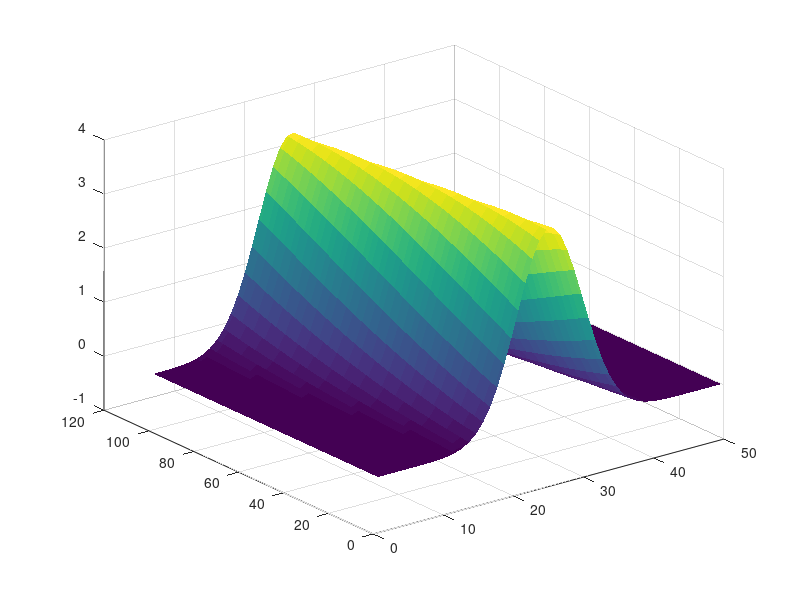
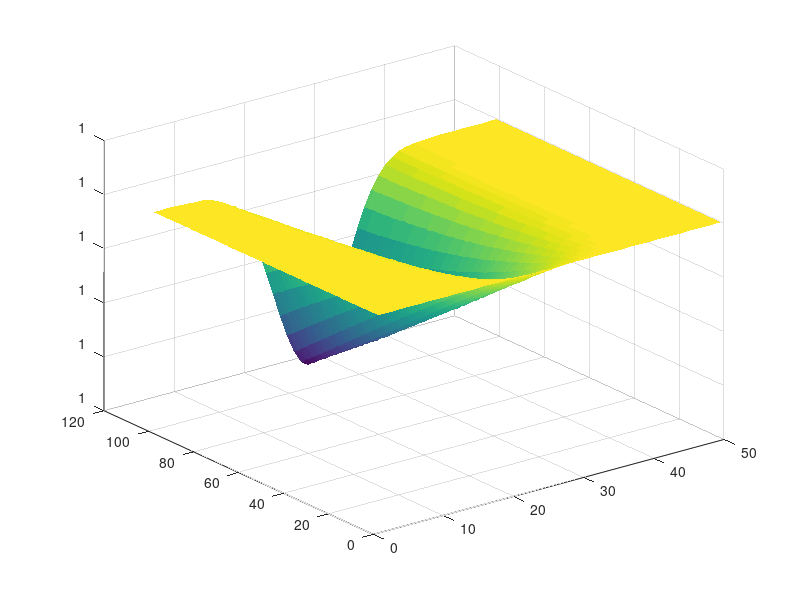

Write MATLAB code to recreate these figures, in order.


%A continuous model of the Keller-Segel system used within the hybrid 
%Model.

Dn = 1/10;
Ds = 0;
k2 = 10^-3;

dt = 0.0001;
tend = 0.01;
Xlen = 1;
J = 50;

dx = Xlen/J;
steps = tend/dt;

N = zeros(steps,J);
S = zeros(steps,J);
preDif = zeros(1,J);

constK = 2;
ks = 10^(-3);
idx = 2:1:(J-1);


x = meshgrid(linspace(0,Xlen,J));
x = 15*(x - x.^2).*exp(-50 .*((x - 0.5).^2));
N(1,:) = x(1,:);

%N(1,(J/2-2):(J/2+2)) = 2;

S(1,:) = 1;


for t = 1:1:steps
    
    
    
    betaP = (N(t,idx+1) .* (constK./S(t,idx+1)) + (N(t,idx) .* (constK ./ S(t,idx)))) ./ 2;
    betaN = (N(t,idx-1) .* (constK./S(t,idx-1)) + (N(t,idx) .* (constK ./ S(t,idx)))) ./ 2;
        
    N(t+1,idx) = N(t,idx) +  ...
                 dt/dx^2 .* (Dn .* ( N(t,idx-1) + N(t,idx+1) - 2.*N(t,idx-1)) ...
                     - (betaP .* (S(t,idx+1) - S(t,idx)) ...
                     -  betaN .* (S(t,idx)- S(t,idx-1))));
    S(t+1,idx) = S(t,idx) + dt*( Ds .* (S(t,idx+1) + S(t,idx-1) - 2*S(t,idx))./(dx^2) - ks.*N(t,idx)); 
    
    %Treat the boundarys:
    N(t+1,1)   = N(t,1) + dt/dx^2 * (Dn*( 2*N(t,2) - 2*N(t,1))) - 2*betaP(1)*(S(t,2)-S(t,1));
    N(t+1,end) = N(t,end) + dt/dx^2 * (Dn*(2*N(t,end-1) - 2*N(t,end))) - 2*betaP(end)*(S(t,end-1)-S(t,end));
    
    S(t+1,1)   = S(t,1) + dt * ( (2*S(t,2) - 2*S(t,1))./dx^2 - ks.*N(t,1));
    S(t+1,end) = S(t,end) + dt * ( (2*S(t,end-1) - 2*S(t,end))/dx^2 - ks.*N(t,end));
    
   

end

figure(1);clf;surf(N);shading('flat');
figure(2);clf;surf(S);shading('flat');